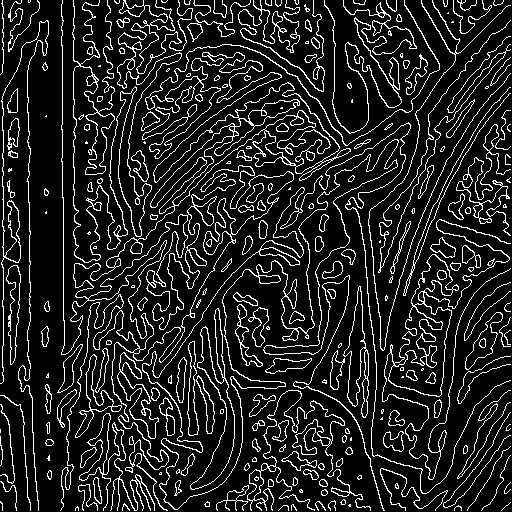
#> input picture lena_0.png, 512 x 512 px; its folder holds only this picture in this run
$ python prog1.py --image lena_0.png   (older library calls are emulated)
#> lines starting #> are read from the running program, lines starting #| are printed output that depends on the picture
import argparse
import math
import os

import cv2
import numpy as np
import scipy.misc
import scipy.signal
from matplotlib import pyplot as plt


def create_gaussian_kernel(sigma_size):
    """
    Creates a gaussian kernel based on sigma and dimensions of kernel matrix
    :param sigma_size: standard deviation of gaussian
    :param kernel_dimensions: kernel dimensions
    """
    # Can modify kernel_dimension ration to sigma_size
    kernel_dimensions = 6 * sigma_size + 1
    gaussian_coefficient = 1/(2*math.pi*(sigma_size**2))
    gaussian_sum = 0
    gaussian_kernel = np.array([[0.0 for l in range(kernel_dimensions)] for w in range(kernel_dimensions)])

    for x in range(0, kernel_dimensions):
        for y in range(0, kernel_dimensions):
            i = x - math.floor(kernel_dimensions / 2)
            j = y - math.floor(kernel_dimensions / 2)
            gaussian_exponential = math.exp(-((i**2)+(j**2))/(2*sigma_size**2))
            # print("iteration {}:{}--> i: {} j: {}   var = {}".format(x, y, i, j, gaussian_exponential))
            gaussian_kernel[x, y] = gaussian_coefficient*gaussian_exponential
            gaussian_sum += gaussian_kernel[x, y]

    normalized_gaussian_kernel = (1/gaussian_sum)*gaussian_kernel
    return normalized_gaussian_kernel


def create_laplacian_of_gaussian_kernel(gaussian_kernel):
    laplacian_operator_matrix = np.array([[0, -1, 0], [-1, 4, -1], [0, -1, 0]])
    laplacian_of_gaussian_kernel = scipy.signal.fftconvolve(gaussian_kernel, laplacian_operator_matrix, mode='full')
    return laplacian_of_gaussian_kernel


def apply_laplacian_of_gaussian_to_image(image, laplacian_of_gaussian):
    output_picture_edges = cv2.filter2D(image, cv2.CV_32F, laplacian_of_gaussian)
    return output_picture_edges


def create_edge_picture_form_zero_crossing_locations(edge_image):
    edge_image_size = int(edge_image.shape[0])
    processed_edge_image = np.zeros((edge_image_size, edge_image_size), np.bool_)
    for x in range(edge_image_size-1):
        for y in range(edge_image_size-1):
            a = edge_image[x, y] * edge_image[x + 1, y]
            b = edge_image[x, y] * edge_image[x, y + 1]
            if a < 0 or b < 0:
                processed_edge_image[x, y] = 1
    return processed_edge_image


def blur_image(gaussian_kernel, image):
    return cv2.filter2D(image, -1, gaussian_kernel)


def input_image_to_edge_map(sigma, image):
    gaussian_kernel = create_gaussian_kernel(sigma)
    laplacian_of_gaussian = create_laplacian_of_gaussian_kernel(gaussian_kernel)
    output_picture_edges = apply_laplacian_of_gaussian_to_image(image, laplacian_of_gaussian)
    output_picture_zero_crossing_edges = create_edge_picture_form_zero_crossing_locations(output_picture_edges)

    return output_picture_zero_crossing_edges


def save_edge_maps(input_file_path, file_number, edge_map):
    input_file_name = os.path.split(input_file_path)[1][:-4]
    output_file_name = "{}_{}.png".format(input_file_name, file_number)
    print(output_file_name)

    plt.imsave(output_file_name, edge_map, cmap='gray')


def run_edge_detector():
    # Load a color image in grayscale

    input_image_name = (args['image'])
    im = cv2.imread(input_image_name, 0)
#> im: shape (512, 512); 13.1% white in thin lines or dots

    output_picture_zero_crossing_edges0 = input_image_to_edge_map(3, im)
#> after the loop in create_edge_picture_form_zero_crossing_locations, `for x in range(edge_image_size-1):`:
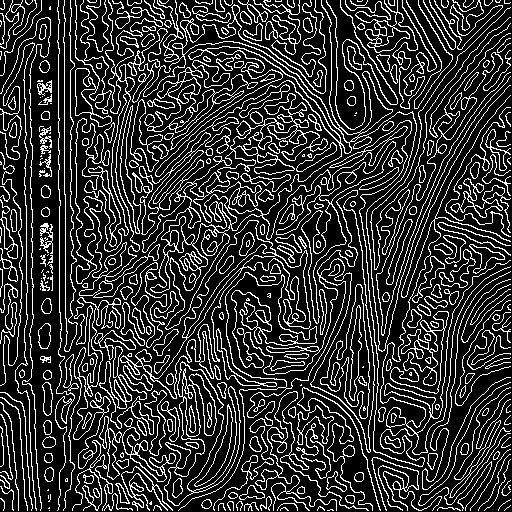
#> processed_edge_image: shape (512, 512) bool; 20% white in thin lines or dots
    save_edge_maps(input_image_name, 0, output_picture_zero_crossing_edges0)

    output_picture_zero_crossing_edges1 = input_image_to_edge_map(6, im)
#> after the loop in create_edge_picture_form_zero_crossing_locations (call 2), `for x in range(edge_image_size-1):`:
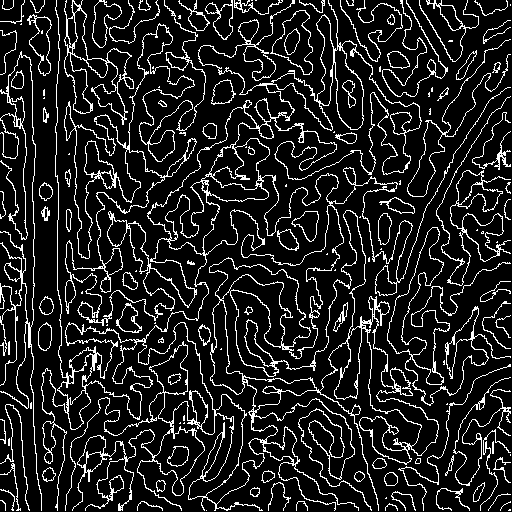
#> processed_edge_image: shape (512, 512) bool; 12.9% white in thin lines or dots
    save_edge_maps(input_image_name, 1, output_picture_zero_crossing_edges1)

    output_picture_zero_crossing_edges2 = input_image_to_edge_map(12, im)
#> in apply_laplacian_of_gaussian_to_image (call 3), `output_picture_edges = cv2.filter2D(image, cv2.CV_32F, laplacian_of_ga..`:
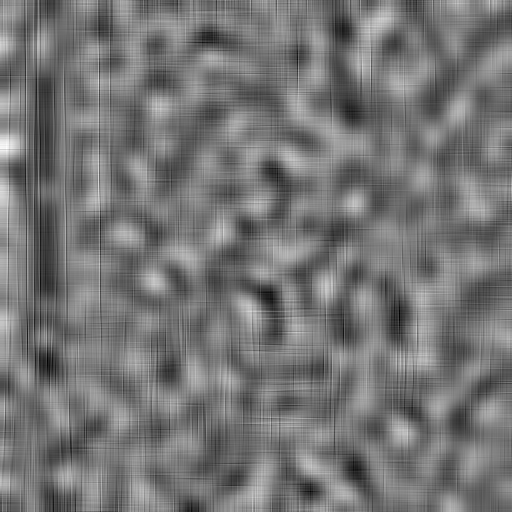
#> output_picture_edges: shape (512, 512) float32; min -0.189, max 0.222, mean 4.72e-05; drawn with min black and max white
#> after the loop in create_edge_picture_form_zero_crossing_locations (call 3), `for x in range(edge_image_size-1):`:
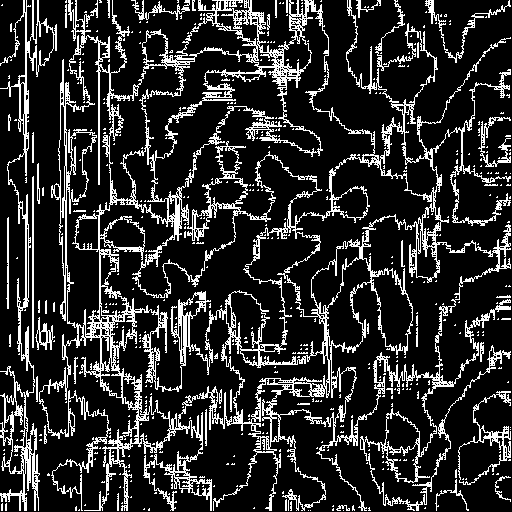
#> processed_edge_image: shape (512, 512) bool; 17.8% white in thin lines or dots
    save_edge_maps(input_image_name, 2, output_picture_zero_crossing_edges2)

    output_picture_zero_crossing_edges3 = input_image_to_edge_map(24, im)
#> after the loop in create_edge_picture_form_zero_crossing_locations (call 4), `for x in range(edge_image_size-1):`:
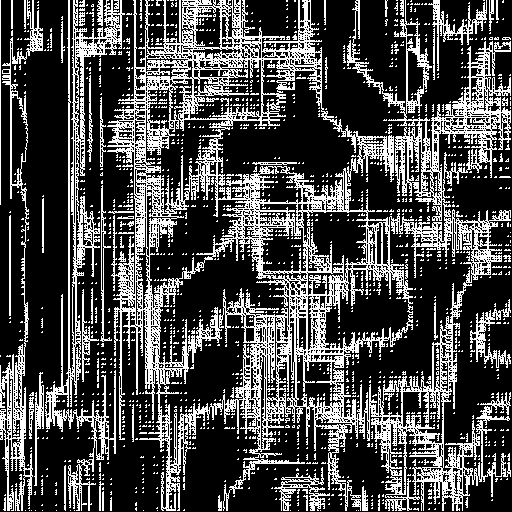
#> processed_edge_image: shape (512, 512) bool; 29.3% white in thin lines or dots
    save_edge_maps(input_image_name, 3, output_picture_zero_crossing_edges3)

    output_picture_zero_crossing_edges4 = input_image_to_edge_map(48, im)
#> in apply_laplacian_of_gaussian_to_image (call 5), `output_picture_edges = cv2.filter2D(image, cv2.CV_32F, laplacian_of_ga..`:
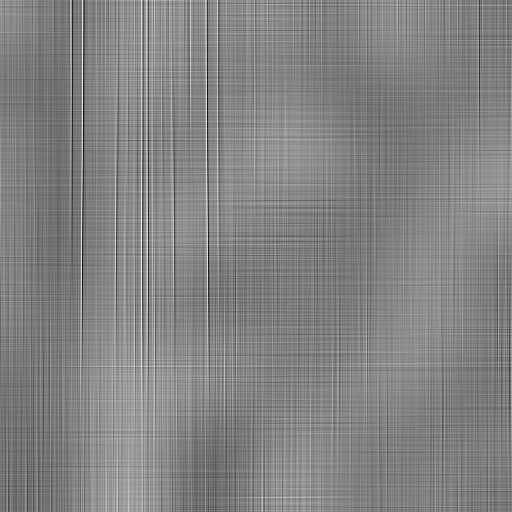
#> output_picture_edges: shape (512, 512) float32; min -0.0221, max 0.0209, mean 3.83e-06; drawn with min black and max white
#> after the loop in create_edge_picture_form_zero_crossing_locations (call 5), `for x in range(edge_image_size-1):`:
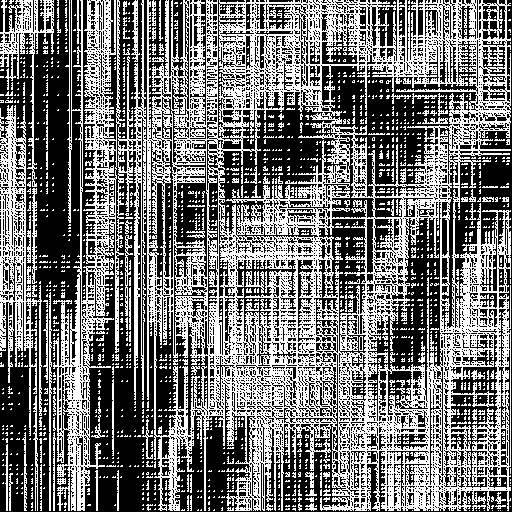
#> processed_edge_image: shape (512, 512) bool; 45.3% white in thin lines or dots
    save_edge_maps(input_image_name, 4, output_picture_zero_crossing_edges4)

    if args['print_out'] == True:
        plt.subplot(231), plt.imshow(output_picture_zero_crossing_edges0,cmap = 'gray'), plt.title('Sigma = 3')
        plt.xticks([]), plt.yticks([])
        plt.subplot(232), plt.imshow(output_picture_zero_crossing_edges1, cmap='gray'), plt.title('Sigma = 6')
        plt.xticks([]), plt.yticks([])
        plt.subplot(233), plt.imshow(output_picture_zero_crossing_edges2, cmap='gray'), plt.title('Sigma = 12')
        plt.xticks([]), plt.yticks([])
        plt.subplot(234), plt.imshow(output_picture_zero_crossing_edges3, cmap='gray'), plt.title('Sigma = 24')
        plt.xticks([]), plt.yticks([])
        plt.subplot(235), plt.imshow(output_picture_zero_crossing_edges4, cmap='gray'), plt.title('Sigma = 38')
        plt.xticks([]), plt.yticks([])
        plt.show()


if __name__ == '__main__':
    ap = argparse.ArgumentParser()
    ap.add_argument("-i", "--image", required=True,
                    help="path to the input image")
    ap.add_argument("-p", "--print_out", required=False,
                    help="Print out images with matplotlib.", default=False)

    args = vars(ap.parse_args())
    print(args['image'])

    run_edge_detector()

$ run again, on lena_4.png
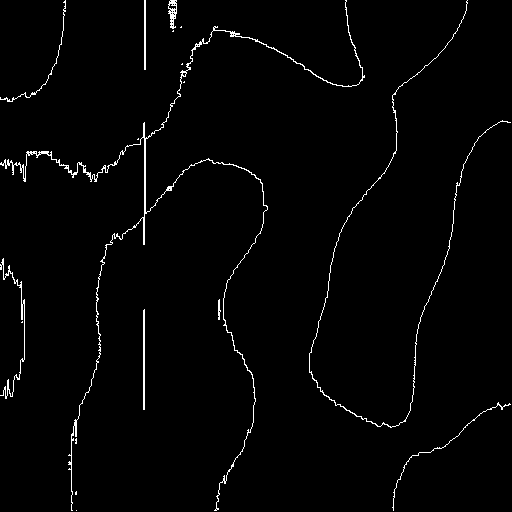
#> input picture lena_4.png, 512 x 512 px
#> im: shape (512, 512); 1.7% white in thin lines or dots
#> after the loop in create_edge_picture_form_zero_crossing_locations (call 2), `for x in range(edge_image_size-1):`:
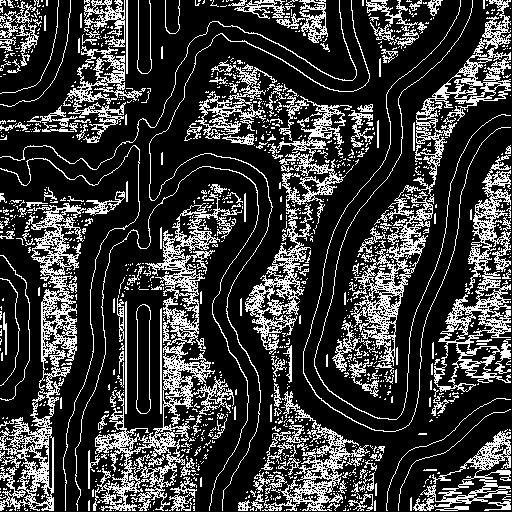
#> processed_edge_image: shape (512, 512) bool; 23.5% white in thin lines or dots
#> after the loop in create_edge_picture_form_zero_crossing_locations (call 5), `for x in range(edge_image_size-1):`:
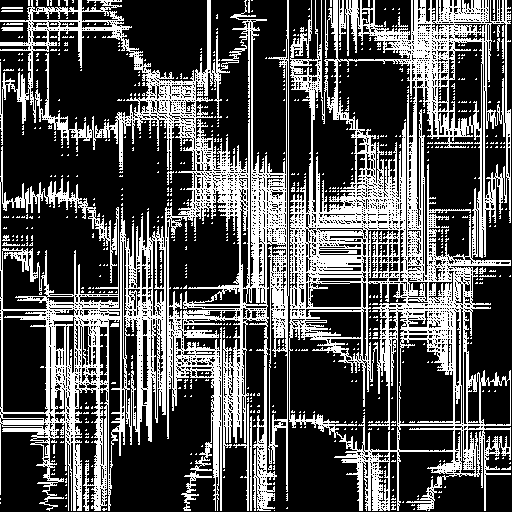
#> processed_edge_image: shape (512, 512) bool; 32.4% white in thin lines or dots

$ run again, on lena_1.png
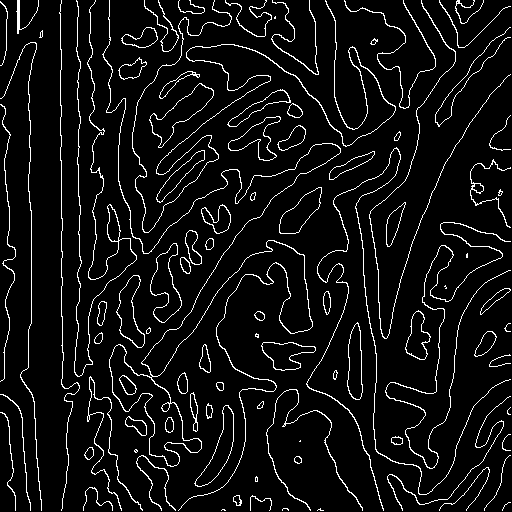
#> input picture lena_1.png, 512 x 512 px
#> im: shape (512, 512); 6.5% white in thin lines or dots
#> after the loop in create_edge_picture_form_zero_crossing_locations (call 4), `for x in range(edge_image_size-1):`:
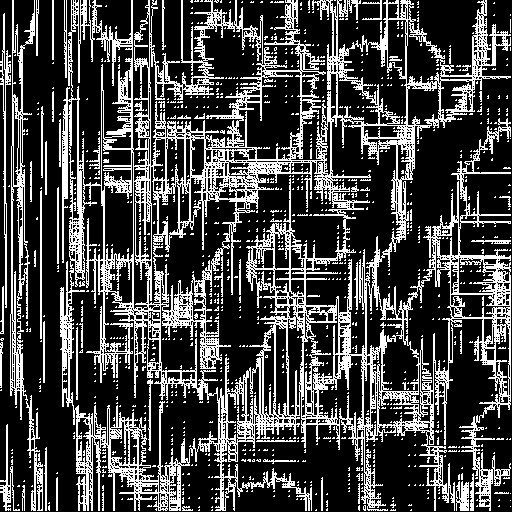
#> processed_edge_image: shape (512, 512) bool; 27.5% white in thin lines or dots
#> after the loop in create_edge_picture_form_zero_crossing_locations (call 5), `for x in range(edge_image_size-1):`:
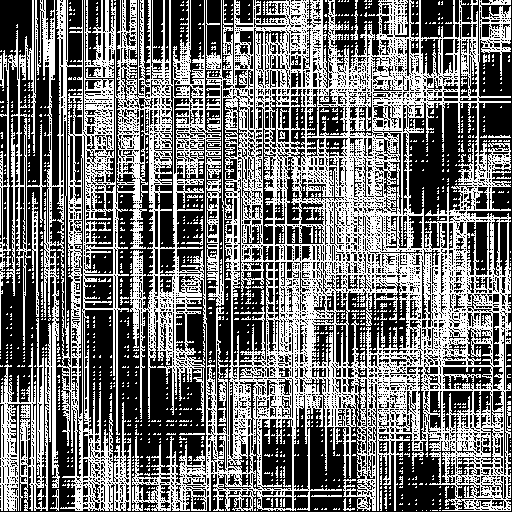
#> processed_edge_image: shape (512, 512) bool; 45% white in thin lines or dots

$ run again, on lena_2.png
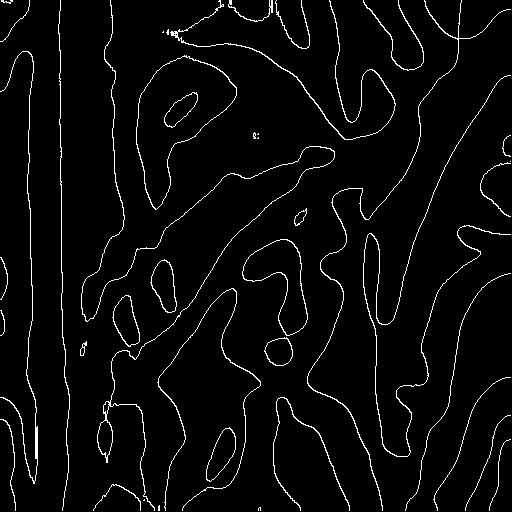
#> input picture lena_2.png, 512 x 512 px
#> im: shape (512, 512); 3.4% white in thin lines or dots
#> after the loop in create_edge_picture_form_zero_crossing_locations (call 5), `for x in range(edge_image_size-1):`:
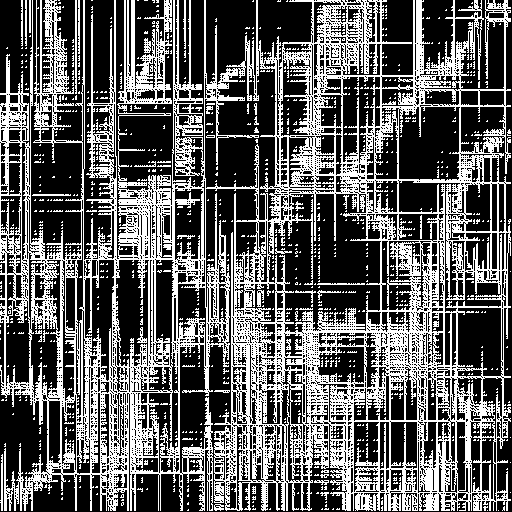
#> processed_edge_image: shape (512, 512) bool; 37% white in thin lines or dots
